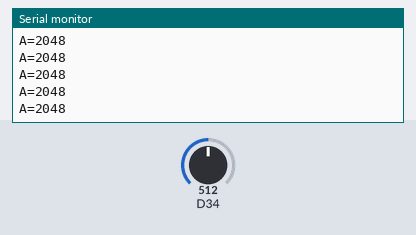
The sketch below on a simulated Arduino Due. Parts: the last lines printed to the serial monitor. The inputs (shaded band) are chosen by the test bench; at power-on: D34 = 512 (analog values on the 0–1023 scale).

Above: at 1.2 s.
1.3 s: D34 set to 716
At 2.1 s:
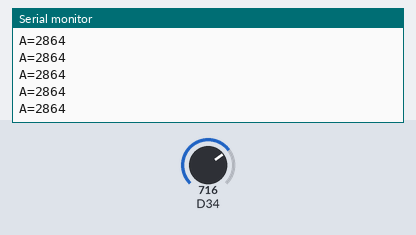
2.8 s: D34 set to 900
At 3.7 s:
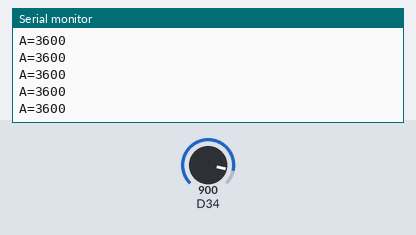
Timing chart, 0 to 5.8 s (numbered marks = the images above; inputs shaded):
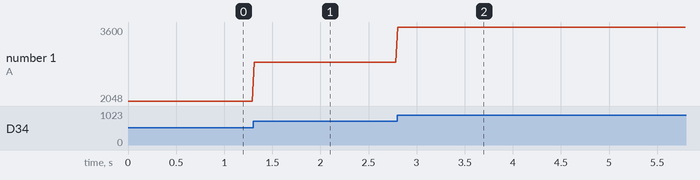

The sketch:

analogico_prueba.ino
```cpp
void setup() {
  Serial.begin(115200);
  analogReadResolution(12);
}

void loop() {
  Serial.print("A=");
  Serial.println(analogRead(34));
  delay(20);
}
```

Measured:
- after the input at 1.3 s, the serial monitor: prints a new line at once (image 1)
- after the input at 2.8 s, the serial monitor: prints a new line at once (image 2)
- plotted number 1: 2048 → 2864 after the input at 1.3 s, 2864 → 3600 after the input at 2.8 s
